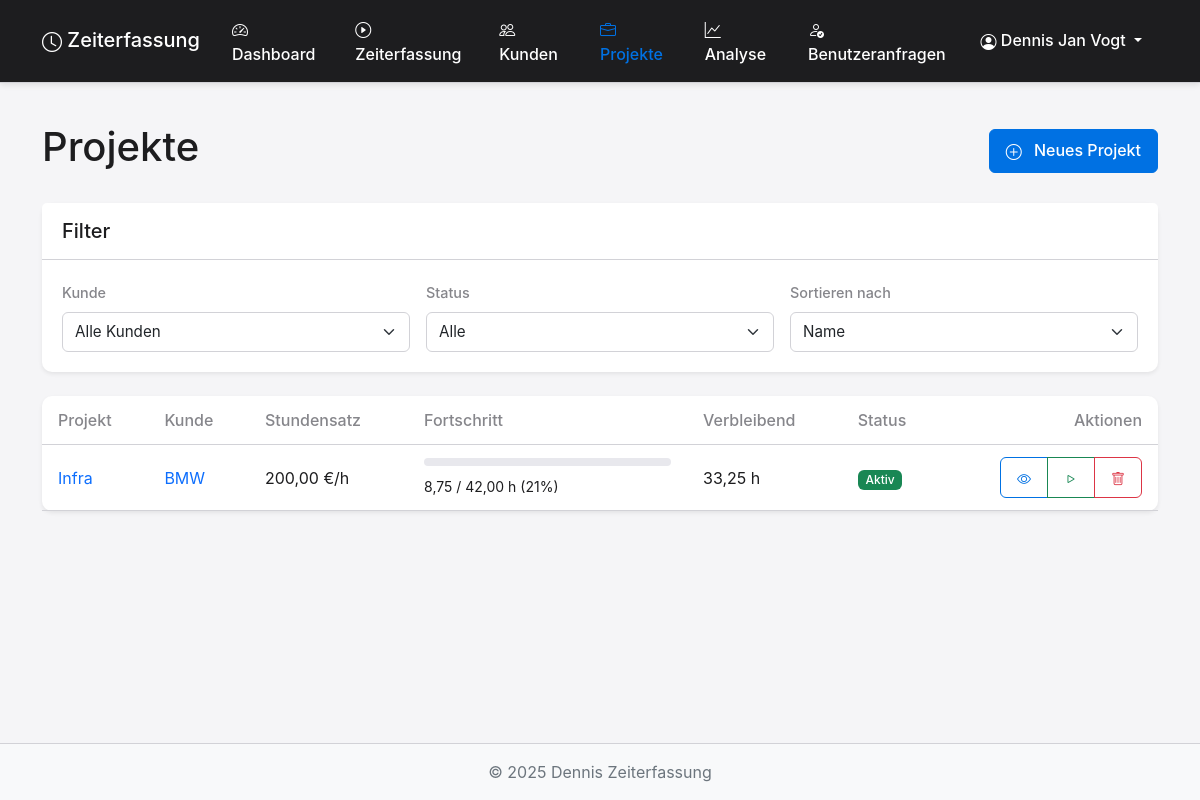
Page /projects/ (signed in) on the committed database.
### tracking/models.py (models this page shows, shortened)
class Project(models.Model):
    client = models.ForeignKey(
        Client, on_delete=models.CASCADE, related_name='projects')
    name = models.CharField(max_length=255)
    description = models.TextField(blank=True, null=True)
    hourly_rate = models.DecimalField(
        max_digits=10, decimal_places=2, help_text="Stundensatz in Euro")
    total_hours = models.DecimalField(
        max_digits=10, decimal_places=2, help_text="Gesamtprojektdauer in Stunden")
    is_active = models.BooleanField(default=True)
    created_at = models.DateTimeField(auto_now_add=True)
    updated_at = models.DateTimeField(auto_now=True)
    def get_used_hours(self):
        entries = self.time_entries.all()
        used_hours = 0
        for entry in entries:
            if entry.end_time:  # Only count completed entries
                if entry.factored_hours is not None:
                    used_hours += entry.factored_hours
                else:
                    used_hours += entry.get_rounded_duration()
        return used_hours
    def get_remaining_hours(self):
        remaining = self.total_hours - self.get_used_hours()
        return remaining if remaining > 0 else 0
    def get_percentage_used(self):
        from decimal import Decimal
        if self.total_hours <= 0:
            return Decimal('0.0')
        used_hours = self.get_used_hours()
        percentage = (used_hours / self.total_hours) * 100
        if percentage > 100:
            return Decimal('100.0')
        return percentage

class Client(models.Model):
    name = models.CharField(max_length=255)
    contact_person = models.CharField(max_length=255, blank=True, null=True)
    email = models.EmailField(blank=True, null=True)
    phone = models.CharField(max_length=20, blank=True, null=True)
    address = models.TextField(blank=True, null=True)
    created_at = models.DateTimeField(auto_now_add=True)
    updated_at = models.DateTimeField(auto_now=True)
    def __str__(self):
        return self.name

class TimeEntry(models.Model):
    project = models.ForeignKey(
        Project, on_delete=models.CASCADE, related_name='time_entries')
    user = models.ForeignKey(
        User, on_delete=models.CASCADE, related_name='time_entries')
    description = models.TextField(blank=True, null=True)
    start_time = models.DateTimeField()
    end_time = models.DateTimeField(blank=True, null=True)
    duration = models.DecimalField(
        max_digits=10, decimal_places=2, blank=True, null=True, help_text="Dauer in Stunden")
    is_billable = models.BooleanField(default=True)
    factored_hours = models.DecimalField(
        max_digits=10, decimal_places=2, blank=True, null=True,
        verbose_name="Fakturierte Stunden",
        help_text="Optional. Wenn leer, wird die gerundete Dauer verwendet.")
    created_at = models.DateTimeField(default=timezone.now)
    updated_at = models.DateTimeField(default=timezone.now)
    class Meta:
        ordering = ['-start_time']

### tracking/views/project.py (the view)
# urls.py: path('projects/', project_list, name='project_list'),
@login_required
def project_list(request):
    projects = Project.objects.all().order_by('client__name', 'name')
    clients = Client.objects.all()
    if request.method == 'POST':
        form = ProjectForm(request.POST)
        if form.is_valid():
            form.save()
            return redirect('project_list')
    else:
        form = ProjectForm()
    return render(request, 'tracking/project_list.html', {
        'projects': projects,
        'clients': clients,
        'form': form
    })

### tracking/forms.py
class ProjectForm(forms.ModelForm):
    class Meta:
        model = Project
        fields = ['client', 'name', 'description',
                  'hourly_rate', 'total_hours', 'is_active']
        widgets = {
            'client': forms.Select(attrs={'class': 'form-control'}),
            'name': forms.TextInput(attrs={'class': 'form-control'}),
            'description': forms.Textarea(attrs={'class': 'form-control', 'rows': 3}),
            'hourly_rate': forms.NumberInput(attrs={'class': 'form-control', 'step': '0.01'}),
            'total_hours': forms.NumberInput(attrs={'class': 'form-control', 'step': '0.01'}),
            'is_active': forms.CheckboxInput(attrs={'class': 'form-check-input'}),
        }

### tracking/templates/tracking/project_list.html (shortened to what this page needs)
{% extends 'tracking/base.html' %}
{% block content %}
<div class="container mt-4">
    <div class="d-flex justify-content-between align-items-center mb-4">
        <h1>Projekte</h1>
        <button type="button" class="btn btn-primary" data-bs-toggle="modal" data-bs-target="#addProjectModal">
            <i class="bi bi-plus-circle me-2"></i> Neues Projekt
        </button>
    </div>
    <div class="card border-0 shadow-sm mb-4">
        <div class="card-header bg-white py-3">
            <h5 class="mb-0">Filter</h5>
        </div>
        <div class="card-body">
            <form id="filter-form" method="get" class="row g-3">
                <div class="col-md-4">
                    <label for="client-filter" class="form-label">Kunde</label>
                    <select class="form-select" id="client-filter" name="client_id" onchange="this.form.submit()">
                        <option value="">Alle Kunden</option>
                    </select>
                </div>
                <div class="col-md-4">
                    <label for="status-filter" class="form-label">Status</label>
                    <select class="form-select" id="status-filter" name="is_active" onchange="this.form.submit()">
                        <option value="">Alle</option>
                    </select>
                </div>
                <div class="col-md-4">
                    <label for="sort-by" class="form-label">Sortieren nach</label>
                    <select class="form-select" id="sort-by" name="sort" onchange="this.form.submit()">
                        <option value="name" {% if request.GET.sort == 'name' or not request.GET.sort %}selected{% endif %}>Name</option>
                    </select>
                </div>
            </form>
        </div>
    </div>
    <div class="card border-0 shadow-sm">
        <div class="card-body p-0">
            {% if projects %}
            <div class="table-responsive">
                <table class="table table-hover mb-0">
                    <thead>
                        <tr>
                            <th class="ps-3">Projekt</th>
                            <th>Kunde</th>
                            <th>Stundensatz</th>
                            <th style="width: 25%;">Fortschritt</th>
                            <th>Verbleibend</th>
                            <th>Status</th>
                            <th class="text-end pe-3">Aktionen</th>
                        </tr>
                    </thead>
                    <tbody>
                        {% for project in projects %}
                        <tr>
                            <td class="ps-3"><a href="{% url 'project_detail' project.id %}" class="text-decoration-none">{{ project.name }}</a></td>
                            <td><a href="{% url 'client_detail' project.client.id %}" class="text-decoration-none">{{ project.client.name }}</a></td>
                            <td>{{ project.hourly_rate }} €/h</td>
                            <td>
                                <div class="progress">
                                </div>
                                <small>{{ project.get_used_hours|floatformat:2 }} / {{ project.total_hours }} h ({{ project.get_percentage_used|floatformat:0 }}%)</small>
                            </td>
                            <td>{{ project.get_remaining_hours|floatformat:2 }} h</td>
                            <td>
                                {% if project.is_active %}
                                <span class="badge bg-success">Aktiv</span>
                                {% else %}
                                <span class="badge bg-secondary">Inaktiv</span>
                                {% endif %}
                            </td>
                            <td class="text-end pe-3">
                                <div class="btn-group" role="group">
                                    <a href="{% url 'project_detail' project.id %}" class="btn btn-sm btn-outline-primary">
                                        <i class="bi bi-eye"></i>
                                    </a>
                                    <a href="{% url 'time_entry' %}?project={{ project.id }}" class="btn btn-sm btn-outline-success">
                                        <i class="bi bi-play"></i>
                                    </a>
                                    <a href="{% url 'delete_project' project.id %}" class="btn btn-sm btn-outline-danger">
                                        <i class="bi bi-trash"></i>
                                    </a>
                                </div>
                            </td>
                        </tr>
                        {% endfor %}
                    </tbody>
                </table>
            </div>
            {% else %}
            <div class="p-4 text-center">
                <p class="text-muted mb-0">Keine Projekte gefunden, die den Filterkriterien entsprechen.</p>
            </div>
            {% endif %}
        </div>
    </div>
</div>
{% endblock %}

### tracking/templates/tracking/base.html (shortened to what this page needs)
{% load static %}
<!DOCTYPE html>
<html lang="de">
<head>
    <link href="https://cdn.jsdelivr.net/npm/bootstrap@5.2.3/dist/css/bootstrap.min.css" rel="stylesheet">
    <link rel="stylesheet" href="https://cdn.jsdelivr.net/npm/bootstrap-icons@1.10.0/font/bootstrap-icons.css">
    <link rel="stylesheet" href="{% static 'css/style.css' %}">
</head>
<body>
    <nav class="navbar navbar-expand-lg navbar-dark bg-dark">
        <div class="container">
            <a class="navbar-brand" href="{% url 'dashboard' %}">
                <i class="bi bi-clock"></i> Zeiterfassung
            </a>
            <div class="collapse navbar-collapse" id="navbarNav">
                <ul class="navbar-nav me-auto">
                    {% if user.is_authenticated %}
                    <li class="nav-item">
                        <a class="nav-link {% if request.resolver_match.url_name == 'dashboard' %}active{% endif %}" href="{% url 'dashboard' %}">
                            <i class="bi bi-speedometer2"></i> Dashboard
                        </a>
                    </li>
                    <li class="nav-item">
                        <a class="nav-link {% if request.resolver_match.url_name == 'time_entry' %}active{% endif %}" href="{% url 'time_entry' %}">
                            <i class="bi bi-play-circle"></i> Zeiterfassung
                        </a>
                    </li>
                    <li class="nav-item">
                        <a class="nav-link {% if request.resolver_match.url_name == 'client_list' %}active{% endif %}" href="{% url 'client_list' %}">
                            <i class="bi bi-people"></i> Kunden
                        </a>
                    </li>
                    <li class="nav-item">
                        <a class="nav-link {% if request.resolver_match.url_name == 'project_list' %}active{% endif %}" href="{% url 'project_list' %}">
                            <i class="bi bi-briefcase"></i> Projekte
                        </a>
                    </li>
                    <li class="nav-item">
                        <a class="nav-link {% if request.resolver_match.url_name == 'analytics' %}active{% endif %}" href="{% url 'analytics' %}">
                            <i class="bi bi-graph-up"></i> Analyse
                        </a>
                    </li>
                    {% if user.is_staff %}
                    <li class="nav-item">
                        <a class="nav-link {% if 'admin' in request.path and 'userprofile' in request.path %}active{% endif %}" href="{% url 'admin:tracking_userprofile_changelist' %}">
                            <i class="bi bi-person-check"></i> Benutzeranfragen
                        </a>
                    </li>
                    {% endif %}
                    {% endif %}
                </ul>
                <ul class="navbar-nav ms-auto">
                    {% if user.is_authenticated %}
                    <li class="nav-item dropdown">
                        <a class="nav-link dropdown-toggle" href="#" role="button" data-bs-toggle="dropdown" aria-expanded="false" id="userDropdown">
                            <i class="bi bi-person-circle"></i> {{ user.get_full_name|default:user.username }}
                        </a>
                    </li>
                    {% endif %}
                </ul>
            </div>
        </div>
    </nav>
    <div class="container-fluid py-3">
        {% block content %}{% endblock %}
    </div>
    <footer class="footer py-3 bg-light mt-auto">
        <div class="container text-center">
            <span class="text-muted">© {% now "Y" %} Dennis Zeiterfassung</span>
        </div>
    </footer>
</body>
</html>

### static/css/style.css (style rules this page uses)
:root { --apple-font: -apple-system, BlinkMacSystemFont, 'Segoe UI', Roboto, Helvetica, Arial, sans-serif; --primary-color: #0071e3; --success-color: #34c759; --warning-color: #ff9500; --danger-color: #ff3b30; --info-color: #5ac8fa; --dark-color: #1d1d1f; --light-color: #f5f5f7; --gray-color: #86868b; --border-color: #d2d2d7; --shadow-sm: 0 2px 6px rgba(0, 0, 0, 0.1); --shadow-md: 0 4px 12px rgba(0, 0, 0, 0.08); --radius-sm: 6px; --radius-md: 10px; --radius-lg: 16px; }
body { font-family: var(--apple-font); background-color: #f5f5f7; color: var(--dark-color); display: flex; min-height: 100vh; flex-direction: column; line-height: 1.5; }
.container-fluid { flex: 1; padding-top: 1.5rem; padding-bottom: 1.5rem; }
h1, h2, h3, h4, h5, h6 { font-weight: 500; }
.card { border: none; border-radius: var(--radius-md); box-shadow: var(--shadow-sm); margin-bottom: 1.5rem; overflow: hidden; }
.card-header { background-color: white; border-bottom: 1px solid var(--border-color); padding: 1rem 1.25rem; font-weight: 500; }
.card-body { padding: 1.25rem; }
.table { color: var(--dark-color); margin-bottom: 0; }
.table th { font-weight: 500; color: var(--gray-color); border-top: none; }
.table td, .table th { padding: 0.75rem 1rem; vertical-align: middle; border-color: var(--border-color); }
.form-control, .form-select { border: 1px solid var(--border-color); border-radius: var(--radius-sm); padding: 0.5rem 0.75rem; font-size: 0.95rem; }
.form-label { font-weight: 500; font-size: 0.9rem; margin-bottom: 0.5rem; color: var(--gray-color); }
.btn { border-radius: var(--radius-sm); font-weight: 500; padding: 0.5rem 1rem; transition: all 0.2s; }
.btn-primary { background-color: var(--primary-color); border-color: var(--primary-color); }
.btn-outline-primary { color: var(--primary-color); border-color: var(--primary-color); }
.navbar { background-color: rgba(255, 255, 255, 0.8) !important; backdrop-filter: blur(10px); border-bottom: 1px solid var(--border-color); box-shadow: var(--shadow-sm); }
.navbar-dark { background-color: var(--dark-color) !important; }
.navbar-brand { font-weight: 500; }
.nav-link { color: var(--dark-color) !important; font-weight: 500; padding: 0.5rem 1rem !important; }
.navbar-dark .nav-link { color: white !important; }
.nav-link.active { color: var(--primary-color) !important; }
.progress { height: 8px; background-color: #e8e8ed; border-radius: 4px; margin-bottom: 0.5rem; overflow: hidden; }
.footer { background-color: white; border-top: 1px solid var(--border-color); padding: 1rem 0; }
.badge { font-weight: 500; padding: 0.35em 0.65em; border-radius: var(--radius-sm); }
.bi { vertical-align: -0.125em; }
:root { --bs-zindex-dropdown: 9999 !important; --bs-zindex-sticky: 1020 !important; --bs-zindex-fixed: 1030 !important; --bs-zindex-modal-backdrop: 1040 !important; --bs-zindex-offcanvas: 1045 !important; --bs-zindex-modal: 1050 !important; --bs-zindex-popover: 1070 !important; --bs-zindex-tooltip: 1080 !important; --bs-zindex-toast: 1090 !important; }
body * { z-index: auto; }
.navbar { z-index: 1000 !important; }
[class^="container"], [class*=" container"], .row, .col, .col-1, .col-2, .col-3, .col-4, .col-5, .col-6, .col-7, .col-8, .col-9, .col-10, .col-11, .col-12, .col-sm, .col-md, .col-lg, .col-xl, .col-xxl, .card, .card-body, .card-header, .card-footer { overflow: visible !important; }
.card { z-index: 1 !important; }

### rows in the picture
Project: name "Infra", client.name "BMW", hourly_rate "200,00", get_used_hours "8,75", total_hours "42,00", get_percentage_used "21", get_remaining_hours "33,25", is_active "Aktiv"

### other values in the picture
{{ user.get_full_name|default:user.username }} "Dennis Jan Vogt"
